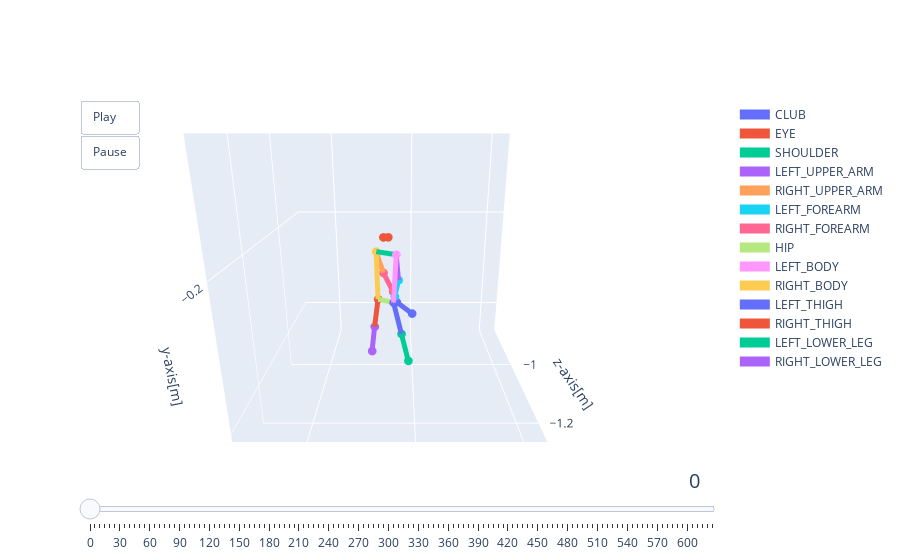

This figure's notebook cell:
### Code cell
show_3d_swing(df, window=3, frame_step=5, SAVE_PATH='../results/sample/3d_swing.html')

### Figure 1 — Plotly figure (JSON) as saved in the notebook; plotly's stock layout.template omitted (floating-point values rounded to 4 significant figures)
{"data": [{"line": {"width": 10}, "marker": {"size": 3}, "mode": "lines+markers", "name": "CLUB", "type": "scatter3d", "x": [0.237, 0.1966], "y": [-0.3341, -0.412], "z": [-1.01, -0.8646]}, {"line": {"width": 10}, "marker": {"size": 3}, "mode": "lines+markers", "name": "EYE", "type": "scatter3d", "x": [0.2536, 0.2639], "y": [-0.2076, -0.2075], "z": [-1.047, -1.048]}, {"line": {"width": 10}, "marker": {"size": 3}, "mode": "lines+markers", "name": "SHOULDER", "type": "scatter3d", "x": [0.2365, 0.2784], "y": [-0.2306, -0.2283], "z": [-1.073, -1.062]}, {"line": {"width": 10}, "marker": {"size": 3}, "mode": "lines+markers", "name": "LEFT_UPPER_ARM", "type": "scatter3d", "x": [0.2365, 0.232], "y": [-0.2306, -0.277], "z": [-1.073, -1.062]}, {"line": {"width": 10}, "marker": {"size": 3}, "mode": "lines+markers", "name": "RIGHT_UPPER_ARM", "type": "scatter3d", "x": [0.2784, 0.2651], "y": [-0.2283, -0.2714], "z": [-1.062, -1.037]}, {"line": {"width": 10}, "marker": {"size": 3}, "mode": "lines+markers", "name": "LEFT_FOREARM", "type": "scatter3d", "x": [0.232, 0.2405], "y": [-0.277, -0.3141], "z": [-1.062, -1.039]}, {"line": {"width": 10}, "marker": {"size": 3}, "mode": "lines+markers", "name": "RIGHT_FOREARM", "type": "scatter3d", "x": [0.2651, 0.2447], "y": [-0.2714, -0.3093], "z": [-1.037, -1.025]}, {"line": {"width": 10}, "marker": {"size": 3}, "mode": "lines+markers", "name": "HIP", "type": "scatter3d", "x": [0.2424, 0.2755], "y": [-0.3096, -0.3066], "z": [-1.083, -1.074]}, {"line": {"width": 10}, "marker": {"size": 3}, "mode": "lines+markers", "name": "LEFT_BODY", "type": "scatter3d", "x": [0.2365, 0.2424], "y": [-0.2306, -0.3096], "z": [-1.073, -1.083]}, {"line": {"width": 10}, "marker": {"size": 3}, "mode": "lines+markers", "name": "RIGHT_BODY", "type": "scatter3d", "x": [0.2784, 0.2755], "y": [-0.2283, -0.3066], "z": [-1.062, -1.074]}, {"line": {"width": 10}, "marker": {"size": 3}, "mode": "lines+markers", "name": "LEFT_THIGH", "type": "scatter3d", "x": [0.2424, 0.2259], "y": [-0.3096, -0.3754], "z": [-1.083, -1.061]}, {"line": {"width": 10}, "marker": {"size": 3}, "mode": "lines+markers", "name": "RIGHT_THIGH", "type": "scatter3d", "x": [0.2755, 0.2862], "y": [-0.3066, -0.3683], "z": [-1.074, -1.046]}, {"line": {"width": 10}, "marker": {"size": 3}, "mode": "lines+markers", "name": "LEFT_LOWER_LEG", "type": "scatter3d", "x": [0.2259, 0.2099], "y": [-0.3754, -0.4367], "z": [-1.061, -1.044]}, {"line": {"width": 10}, "marker": {"size": 3}, "mode": "lines+markers", "name": "RIGHT_LOWER_LEG", "type": "scatter3d", "x": [0.2862, 0.2951], "y": [-0.3683, -0.426], "z": [-1.046, -1.025]}], "layout": {"scene": {"aspectmode": "manual", "aspectratio": {"x": 1, "y": 1, "z": 1}, "camera": {"center": {"x": 0, "y": 0, "z": 0}, "eye": {"x": 0, "y": 0.5, "z": -1.5}, "up": {"x": 0, "y": 0, "z": 1}}, "xaxis": {"range": [-0.04342, 0.4969], "title": {"text": "x-axis[m]"}}, "yaxis": {"range": [-0.4669, -0.04772], "title": {"text": "y-axis[m]"}}, "zaxis": {"range": [-1.324, -0.8263], "title": {"text": "z-axis[m]"}}}, "sliders": [{"active": 0, "currentvalue": {"font": {"size": 20}, "prefix": "", "visible": true, "xanchor": "right"}, "steps": [{"args": [["0"], {"frame": {"duration": 1, "redraw": true}, "mode": "immediate"}], "label": "0", "method": "animate"}, {"args": [["5"], {"frame": {"duration": 1, "redraw": true}, "mode": "immediate"}], "label": "5", "method": "animate"}, {"args": [["10"], {"frame": {"duration": 1, "redraw": true}, "mode": "immediate"}], "label": "10", "method": "animate"}, {"args": [["15"], {"frame": {"duration": 1, "redraw": true}, "mode": "immediate"}], "label": "15", "method": "animate"}, {"args": [["20"], {"frame": {"duration": 1, "redraw": true}, "mode": "immediate"}], "label": "20", "method": "animate"}, {"args": [["25"], {"frame": {"duration": 1, "redraw": true}, "mode": "immediate"}], "label": "25", "method": "animate"}, {"args": [["30"], {"frame": {"duration": 1, "redraw": true}, "mode": "immediate"}], "label": "30", "method": "animate"}, {"args": [["35"], {"frame": {"duration": 1, "redraw": true}, "mode": "immediate"}], "label": "35", "method": "animate"}, {"args": [["40"], {"frame": {"duration": 1, "redraw": true}, "mode": "immediate"}], "label": "40", "method": "animate"}, {"args": [["45"], {"frame": {"duration": 1, "redraw": true}, "mode": "immediate"}], "label": "45", "method": "animate"}, {"args": [["50"], {"frame": {"duration": 1, "redraw": true}, "mode": "immediate"}], "label": "50", "method": "animate"}, {"args": [["55"], {"frame": {"duration": 1, "redraw": true}, "mode": "immediate"}], "label": "55", "method": "animate"}, {"args": [["60"], {"frame": {"duration": 1, "redraw": true}, "mode": "immediate"}], "label": "60", "method": "animate"}, {"args": [["65"], {"frame": {"duration": 1, "redraw": true}, "mode": "immediate"}], "label": "65", "method": "animate"}, {"args": [["70"], {"frame": {"duration": 1, "redraw": true}, "mode": "immediate"}], "label": "70", "method": "animate"}, {"args": [["75"], {"frame": {"duration": 1, "redraw": true}, "mode": "immediate"}], "label": "75", "method": "animate"}, {"args": [["80"], {"frame": {"duration": 1, "redraw": true}, "mode": "immediate"}], "label": "80", "method": "animate"}, {"args": [["85"], {"frame": {"duration": 1, "redraw": true}, "mode": "immediate"}], "label": "85", "method": "animate"}, {"args": [["90"], {"frame": {"duration": 1, "redraw": true}, "mode": "immediate"}], "label": "90", "method": "animate"}, {"args": [["95"], {"frame": {"duration": 1, "redraw": true}, "mode": "immediate"}], "label": "95", "method": "animate"}, {"args": [["100"], {"frame": {"duration": 1, "redraw": true}, "mode": "immediate"}], "label": "100", "method": "animate"}, {"args": [["105"], {"frame": {"duration": 1, "redraw": true}, "mode": "immediate"}], "label": "105", "method": "animate"}, {"args": [["110"], {"frame": {"duration": 1, "redraw": true}, "mode": "immediate"}], "label": "110", "method": "animate"}, {"args": [["115"], {"frame": {"duration": 1, "redraw": true}, "mode": "immediate"}], "label": "115", "method": "animate"}, {"args": [["120"], {"frame": {"duration": 1, "redraw": true}, "mode": "immediate"}], "label": "120", "method": "animate"}, {"args": [["125"], {"frame": {"duration": 1, "redraw": true}, "mode": "immediate"}], "label": "125", "method": "animate"}, {"args": [["130"], {"frame": {"duration": 1, "redraw": true}, "mode": "immediate"}], "label": "130", "method": "animate"}, {"args": [["135"], {"frame": {"duration": 1, "redraw": true}, "mode": "immediate"}], "label": "135", "method": "animate"}, {"args": [["140"], {"frame": {"duration": 1, "redraw": true}, "mode": "immediate"}], "label": "140", "method": "animate"}, {"args": [["145"], {"frame": {"duration": 1, "redraw": true}, "mode": "immediate"}], "label": "145", "method": "animate"}, {"args": [["150"], {"frame": {"duration": 1, "redraw": true}, "mode": "immediate"}], "label": "150", "method": "animate"}, {"args": [["155"], {"frame": {"duration": 1, "redraw": true}, "mode": "immediate"}], "label": "155", "method": "animate"}, {"args": [["160"], {"frame": {"duration": 1, "redraw": true}, "mode": "immediate"}], "label": "160", "method": "animate"}, {"args": [["165"], {"frame": {"duration": 1, "redraw": true}, "mode": "immediate"}], "label": "165", "method": "animate"}, {"args": [["170"], {"frame": {"duration": 1, "redraw": true}, "mode": "immediate"}], "label": "170", "method": "animate"}, {"args": [["175"], {"frame": {"duration": 1, "redraw": true}, "mode": "immediate"}], "label": "175", "method": "animate"}, {"args": [["180"], {"frame": {"duration": 1, "redraw": true}, "mode": "immediate"}], "label": "180", "method": "animate"}, {"args": [["185"], {"frame": {"duration": 1, "redraw": true}, "mode": "immediate"}], "label": "185", "method": "animate"}, {"args": [["190"], {"frame": {"duration": 1, "redraw": true}, "mode": "immediate"}], "label": "190", "method": "animate"}, {"args": [["195"], {"frame": {"duration": 1, "redraw": true}, "mode": "immediate"}], "label": "195", "method": "animate"}, {"args": [["200"], {"frame": {"duration": 1, "redraw": true}, "mode": "immediate"}], "label": "200", "method": "animate"}, {"args": [["205"], {"frame": {"duration": 1, "redraw": true}, "mode": "immediate"}], "label": "205", "method": "animate"}, {"args": [["210"], {"frame": {"duration": 1, "redraw": true}, "mode": "immediate"}], "label": "210", "method": "animate"}, {"args": [["215"], {"frame": {"duration": 1, "redraw": true}, "mode": "immediate"}], "label": "215", "method": "animate"}, {"args": [["220"], {"frame": {"duration": 1, "redraw": true}, "mode": "immediate"}], "label": "220", "method": "animate"}, {"args": [["225"], {"frame": {"duration": 1, "redraw": true}, "mode": "immediate"}], "label": "225", "method": "animate"}, {"args": [["230"], {"frame": {"duration": 1, "redraw": true}, "mode": "immediate"}], "label": "230", "method": "animate"}, {"args": [["235"], {"frame": {"duration": 1, "redraw": true}, "mode": "immediate"}], "label": "235", "method": "animate"}, {"args": [["240"], {"frame": {"duration": 1, "redraw": true}, "mode": "immediate"}], "label": "240", "method": "animate"}, {"args": [["245"], {"frame": {"duration": 1, "redraw": true}, "mode": "immediate"}], "label": "245", "method": "animate"}, {"args": [["250"], {"frame": {"duration": 1, "redraw": true}, "mode": "immediate"}], "label": "250", "method": "animate"}, {"args": [["255"], {"frame": {"duration": 1, "redraw": true}, "mode": "immediate"}], "label": "255", "method": "animate"}, {"args": [["260"], {"frame": {"duration": 1, "redraw": true}, "mode": "immediate"}], "label": "260", "method": "animate"}, {"args": [["265"], {"frame": {"duration": 1, "redraw": true}, "mode": "immediate"}], "label": "265", "method": "animate"}, {"args": [["270"], {"frame": {"duration": 1, "redraw": true}, "mode": "immediate"}], "label": "270", "method": "animate"}, {"args": [["275"], {"frame": {"duration": 1, "redraw": true}, "mode": "immediate"}], "label": "275", "method": "animate"}, {"args": [["280"], {"frame": {"duration": 1, "redraw": true}, "mode": "immediate"}], "label": "280", "method": "animate"}, {"args": [["285"], {"frame": {"duration": 1, "redraw": true}, "mode": "immediate"}], "label": "285", "method": "animate"}, {"args": [["290"], {"frame": {"duration": 1, "redraw": true}, "mode": "immediate"}], "label": "290", "method": "animate"}, {"args": [["295"], {"frame": {"duration": 1, "redraw": true}, "mode": "immediate"}], "label": "295", "method": "animate"}, {"args": [["300"], {"frame": {"duration": 1, "redraw": true}, "mode": "immediate"}], "label": "300", "method": "animate"}, {"args": [["305"], {"frame": {"duration": 1, "redraw": true}, "mode": "immediate"}], "label": "305", "method": "animate"}, {"args": [["310"], {"frame": {"duration": 1, "redraw": true}, "mode": "immediate"}], "label": "310", "method": "animate"}, {"args": [["315"], {"frame": {"duration": 1, "redraw": true}, "mode": "immediate"}], "label": "315", "method": "animate"}, {"args": [["320"], {"frame": {"duration": 1, "redraw": true}, "mode": "immediate"}], "label": "320", "method": "animate"}, {"args": [["325"], {"frame": {"duration": 1, "redraw": true}, "mode": "immediate"}], "label": "325", "method": "animate"}, {"args": [["330"], {"frame": {"duration": 1, "redraw": true}, "mode": "immediate"}], "label": "330", "method": "animate"}, {"args": [["335"], {"frame": {"duration": 1, "redraw": true}, "mode": "immediate"}], "label": "335", "method": "animate"}, {"args": [["340"], {"frame": {"duration": 1, "redraw": true}, "mode": "immediate"}], "label": "340", "method": "animate"}, {"args": [["345"], {"frame": {"duration": 1, "redraw": true}, "mode": "immediate"}], "label": "345", "method": "animate"}, {"args": [["350"], {"frame": {"duration": 1, "redraw": true}, "mode": "immediate"}], "label": "350", "method": "animate"}, {"args": [["355"], {"frame": {"duration": 1, "redraw": true}, "mode": "immediate"}], "label": "355", "method": "animate"}, {"args": [["360"], {"frame": {"duration": 1, "redraw": true}, "mode": "immediate"}], "label": "360", "method": "animate"}, {"args": [["365"], {"frame": {"duration": 1, "redraw": true}, "mode": "immediate"}], "label": "365", "method": "animate"}, {"args": [["370"], {"frame": {"duration": 1, "redraw": true}, "mode": "immediate"}], "label": "370", "method": "animate"}, {"args": [["375"], {"frame": {"duration": 1, "redraw": true}, "mode": "immediate"}], "label": "375", "method": "animate"}, {"args": [["380"], {"frame": {"duration": 1, "redraw": true}, "mode": "immediate"}], "label": "380", "method": "animate"}, {"args": [["385"], {"frame": {"duration": 1, "redraw": true}, "mode": "immediate"}], "label": "385", "method": "animate"}, {"args": [["390"], {"frame": {"duration": 1, "redraw": true}, "mode": "immediate"}], "label": "390", "method": "animate"}, {"args": [["395"], {"frame": {"duration": 1, "redraw": true}, "mode": "immediate"}], "label": "395", "method": "animate"}, {"args": [["400"], {"frame": {"duration": 1, "redraw": true}, "mode": "immediate"}], "label": "400", "method": "animate"}, {"args": [["405"], {"frame": {"duration": 1, "redraw": true}, "mode": "immediate"}], "label": "405", "method": "animate"}, {"args": [["410"], {"frame": {"duration": 1, "redraw": true}, "mode": "immediate"}], "label": "410", "method": "animate"}, {"args": [["415"], {"frame": {"duration": 1, "redraw": true}, "mode": "immediate"}], "label": "415", "method": "animate"}, {"args": [["420"], {"frame": {"duration": 1, "redraw": true}, "mode": "immediate"}], "label": "420", "method": "animate"}, {"args": [["425"], {"frame": {"duration": 1, "redraw": true}, "mode": "immediate"}], "label": "425", "method": "animate"}, {"args": [["430"], {"frame": {"duration": 1, "redraw": true}, "mode": "immediate"}], "label": "430", "method": "animate"}, {"args": [["435"], {"frame": {"duration": 1, "redraw": true}, "mode": "immediate"}], "label": "435", "method": "animate"}, {"args": [["440"], {"frame": {"duration": 1, "redraw": true}, "mode": "immediate"}], "label": "440", "method": "animate"}, {"args": [["445"], {"frame": {"duration": 1, "redraw": true}, "mode": "immediate"}], "label": "445", "method": "animate"}, {"args": [["450"], {"frame": {"duration": 1, "redraw": true}, "mode": "immediate"}], "label": "450", "method": "animate"}, {"args": [["455"], {"frame": {"duration": 1, "redraw": true}, "mode": "immediate"}], "label": "455", "method": "animate"}, {"args": [["460"], {"frame": {"duration": 1, "redraw": true}, "mode": "immediate"}], "label": "460", "method": "animate"}, {"args": [["465"], {"frame": {"duration": 1, "redraw": true}, "mode": "immediate"}], "label": "465", "method": "animate"}, {"args": [["470"], {"frame": {"duration": 1, "redraw": true}, "mode": "immediate"}], "label": "470", "method": "animate"}, {"args": [["475"], {"frame": {"duration": 1, "redraw": true}, "mode": "immediate"}], "label": "475", "method": "animate"}, {"args": [["480"], {"frame": {"duration": 1, "redraw": true}, "mode": "immediate"}], "label": "480", "method": "animate"}, {"args": [["485"], {"frame": {"duration": 1, "redraw": true}, "mode": "immediate"}], "label": "485", "method": "animate"}, {"args": [["490"], {"frame": {"duration": 1, "redraw": true}, "mode": "immediate"}], "label": "490", "method": "animate"}, {"args": [["495"], {"frame": {"duration": 1, "redraw": true}, "mode": "immediate"}], "label": "495", "method": "animate"}, {"args": [["500"], {"frame": {"duration": 1, "redraw": true}, "mode": "immediate"}], "label": "500", "method": "animate"}, {"args": [["505"], {"frame": {"duration": 1, "redraw": true}, "mode": "immediate"}], "label": "505", "method": "animate"}, {"args": [["510"], {"frame": {"duration": 1, "redraw": true}, "mode": "immediate"}], "label": "510", "method": "animate"}, {"args": [["515"], {"frame": {"duration": 1, "redraw": true}, "mode": "immediate"}], "label": "515", "method": "animate"}, {"args": [["520"], {"frame": {"duration": 1, "redraw": true}, "mode": "immediate"}], "label": "520", "method": "animate"}, {"args": [["525"], {"frame": {"duration": 1, "redraw": true}, "mode": "immediate"}], "label": "525", "method": "animate"}, {"args": [["530"], {"frame": {"duration": 1, "redraw": true}, "mode": "immediate"}], "label": "530", "method": "animate"}, {"args": [["535"], {"frame": {"duration": 1, "redraw": true}, "mode": "immediate"}], "label": "535", "method": "animate"}, {"args": [["540"], {"frame": {"duration": 1, "redraw": true}, "mode": "immediate"}], "label": "540", "method": "animate"}, {"args": [["545"], {"frame": {"duration": 1, "redraw": true}, "mode": "immediate"}], "label": "545", "method": "animate"}, {"args": [["550"], {"frame": {"duration": 1, "redraw": true}, "mode": "immediate"}], "label": "550", "method": "animate"}, {"args": [["555"], {"frame": {"duration": 1, "redraw": true}, "mode": "immediate"}], "label": "555", "method": "animate"}, {"args": [["560"], {"frame": {"duration": 1, "redraw": true}, "mode": "immediate"}], "label": "560", "method": "animate"}, {"args": [["565"], {"frame": {"duration": 1, "redraw": true}, "mode": "immediate"}], "label": "565", "method": "animate"}, {"args": [["570"], {"frame": {"duration": 1, "redraw": true}, "mode": "immediate"}], "label": "570", "method": "animate"}, {"args": [["575"], {"frame": {"duration": 1, "redraw": true}, "mode": "immediate"}], "label": "575", "method": "animate"}, {"args": [["580"], {"frame": {"duration": 1, "redraw": true}, "mode": "immediate"}], "label": "580", "method": "animate"}, {"args": [["585"], {"frame": {"duration": 1, "redraw": true}, "mode": "immediate"}], "label": "585", "method": "animate"}, {"args": [["590"], {"frame": {"duration": 1, "redraw": true}, "mode": "immediate"}], "label": "590", "method": "animate"}, {"args": [["595"], {"frame": {"duration": 1, "redraw": true}, "mode": "immediate"}], "label": "595", "method": "animate"}, {"args": [["600"], {"frame": {"duration": 1, "redraw": true}, "mode": "immediate"}], "label": "600", "method": "animate"}, {"args": [["605"], {"frame": {"duration": 1, "redraw": true}, "mode": "immediate"}], "label": "605", "method": "animate"}, {"args": [["610"], {"frame": {"duration": 1, "redraw": true}, "mode": "immediate"}], "label": "610", "method": "animate"}, {"args": [["615"], {"frame": {"duration": 1, "redraw": true}, "mode": "immediate"}], "label": "615", "method": "animate"}, {"args": [["620"], {"frame": {"duration": 1, "redraw": true}, "mode": "immediate"}], "label": "620", "method": "animate"}, {"args": [["625"], {"frame": {"duration": 1, "redraw": true}, "mode": "immediate"}], "label": "625", "method": "animate"}], "transition": {"duration": 0}}], "updatemenus": [{"buttons": [{"args": [null, {"frame": {"duration": 1, "redraw": true}, "fromcurrent": true, "transition": {"duration": 0}}], "label": "Play", "method": "animate"}, {"args": [[null], {"frame": {"duration": 0, "redraw": false}, "mode": "immediate", "transition": {"duration": 0}}], "label": "Pause", "method": "animate"}], "showactive": false, "type": "buttons", "x": 0, "xanchor": "left", "y": 1, "yanchor": "top"}]}}
